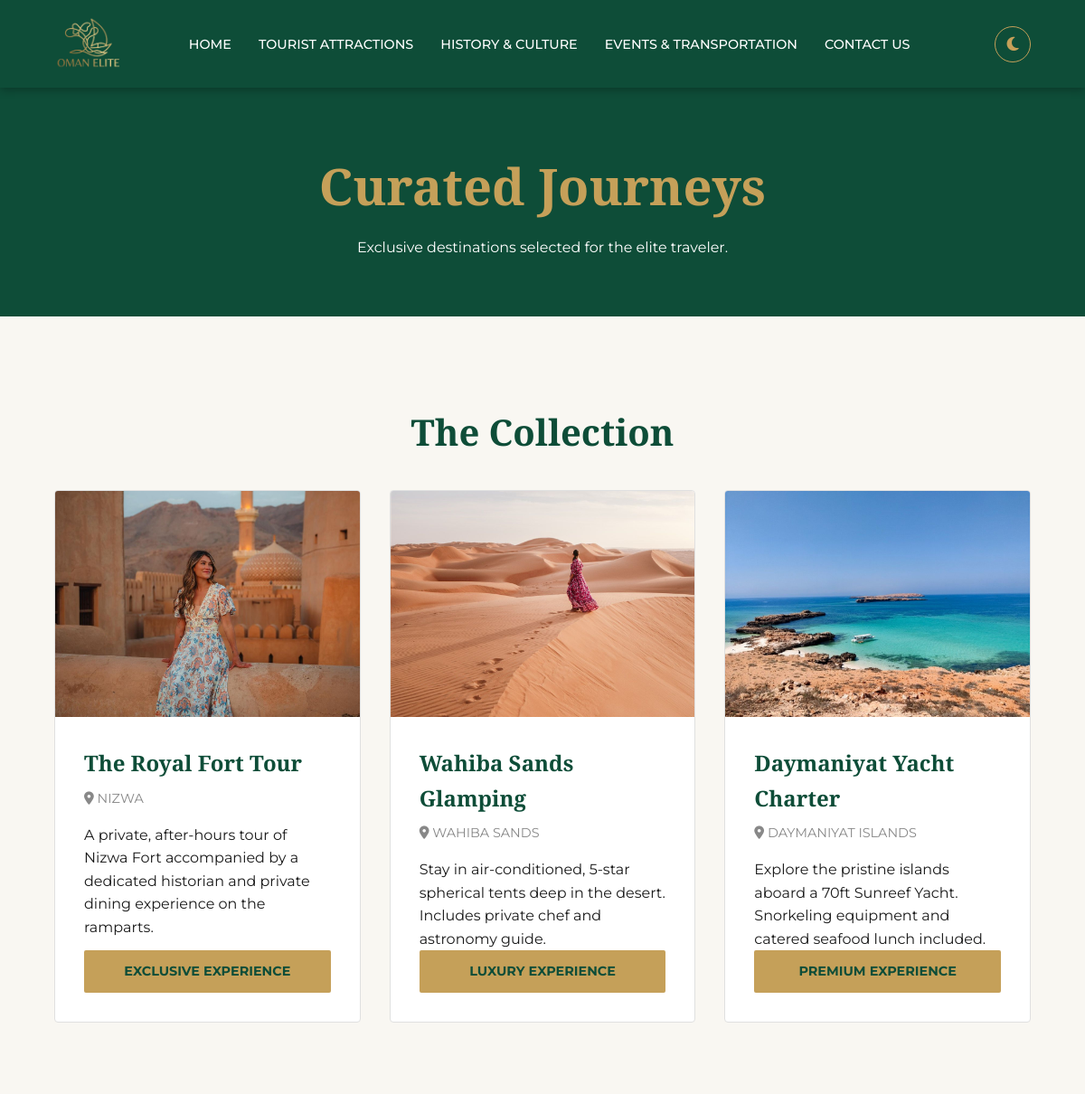
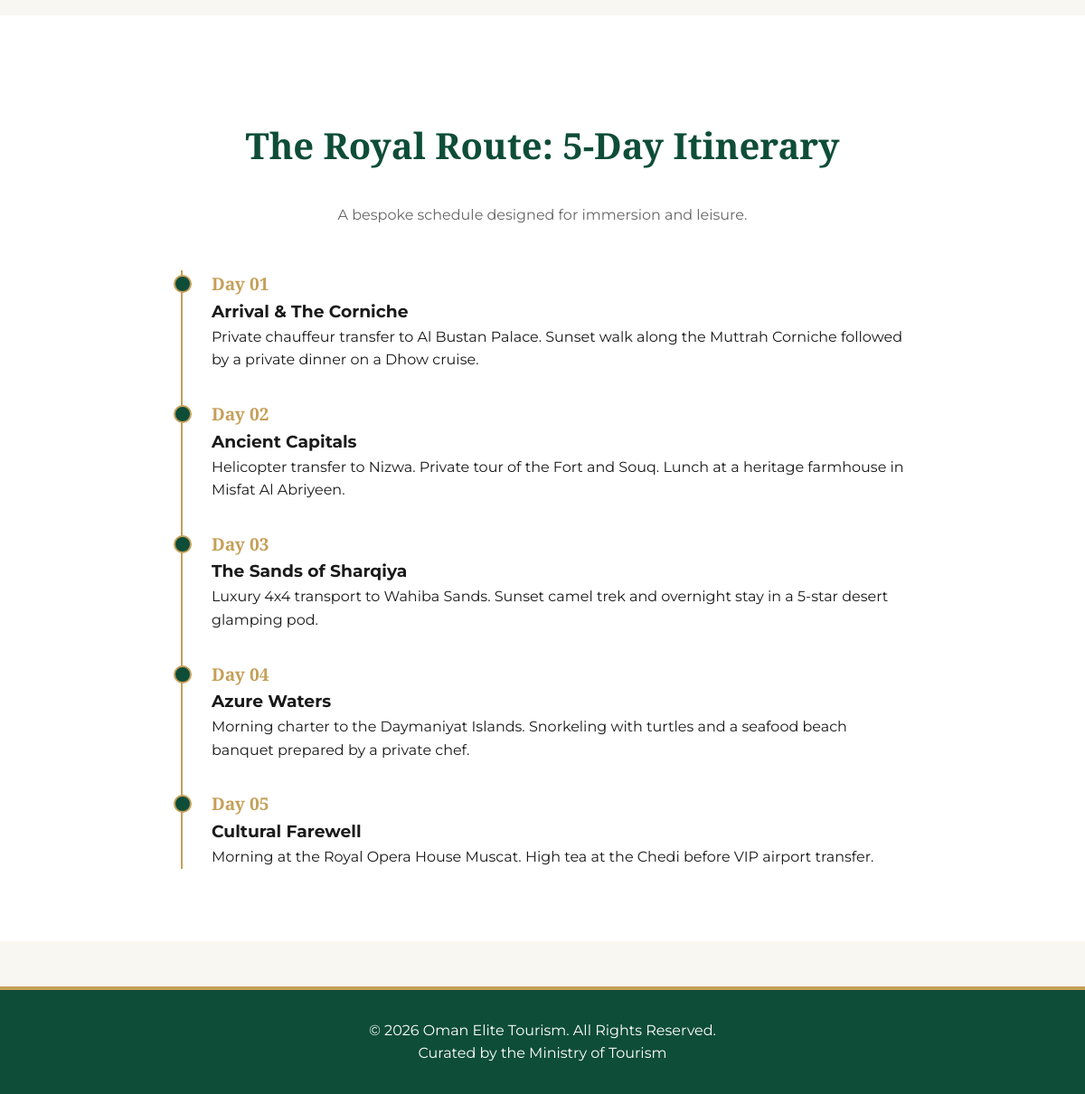
The page /attractions.php on the database its author committed (2 pictures, top to bottom).
### tables this page shows
CREATE TABLE `attractions` (
  `id` int(11) NOT NULL,
  `name` varchar(100) NOT NULL,
  `description` text NOT NULL,
  `location` varchar(100) DEFAULT NULL,
  `image_path` varchar(255) DEFAULT NULL,
  `price_level` varchar(50) DEFAULT 'High-End'
);

### attractions.php (the view)
<?php
include 'includes/db_connection.php';
include 'includes/header.php';
?>
<section class="page-header">
    <h1>Curated Journeys</h1>
    <p>Exclusive destinations selected for the elite traveler.</p>
</section>
<section class="content-section">
    <h2 class="section-title">The Collection</h2>
    <div class="attractions-grid">
        <?php
        $sql = "SELECT * FROM attractions";
        $result = $conn->query($sql);
        if ($result->num_rows > 0) {
            while($row = $result->fetch_assoc()) {
                echo '<div class="luxury-card">';
                $img = !empty($row["image_path"]) ? $row["image_path"] : 'assets/images/placeholder.jpg';
                echo '<div class="card-image" style="background-image: url(\''. $img .'\');"></div>';
                echo '<div class="card-content">';
                echo '<h3>' . $row["name"] . '</h3>';
                echo '<span class="location-tag"><i class="fas fa-map-marker-alt"></i> ' . $row["location"] . '</span>';
                echo '<p>' . $row["description"] . '</p>';
                echo '<span class="price-tag">' . $row["price_level"] . ' Experience</span>';
                echo '</div>';
                echo '</div>';
            }
        } else {
            echo "<p>No attractions currently listed.</p>";
        }
        ?>
    </div>
</section>
<section class="itinerary-section">
    <h2 class="section-title">The Royal Route: 5-Day Itinerary</h2>
    <p class="itinerary-intro">A bespoke schedule designed for immersion and leisure.</p>
    <div class="timeline">
        <div class="timeline-item">
            <div class="timeline-date">Day 01</div>
            <div class="timeline-content">
                <h3>Arrival & The Corniche</h3>
                <p>Private chauffeur transfer to Al Bustan Palace. Sunset walk along the Muttrah Corniche followed by a private dinner on a Dhow cruise.</p>
            </div>
        </div>
        <div class="timeline-item">
            <div class="timeline-date">Day 02</div>
            <div class="timeline-content">
                <h3>Ancient Capitals</h3>
                <p>Helicopter transfer to Nizwa. Private tour of the Fort and Souq. Lunch at a heritage farmhouse in Misfat Al Abriyeen.</p>
            </div>
        </div>
        <div class="timeline-item">
            <div class="timeline-date">Day 03</div>
            <div class="timeline-content">
                <h3>The Sands of Sharqiya</h3>
                <p>Luxury 4x4 transport to Wahiba Sands. Sunset camel trek and overnight stay in a 5-star desert glamping pod.</p>
            </div>
        </div>
        <div class="timeline-item">
            <div class="timeline-date">Day 04</div>
            <div class="timeline-content">
                <h3>Azure Waters</h3>
                <p>Morning charter to the Daymaniyat Islands. Snorkeling with turtles and a seafood beach banquet prepared by a private chef.</p>
            </div>
        </div>
        <div class="timeline-item">
            <div class="timeline-date">Day 05</div>
            <div class="timeline-content">
                <h3>Cultural Farewell</h3>
                <p>Morning at the Royal Opera House Muscat. High tea at the Chedi before VIP airport transfer.</p>
            </div>
        </div>
    </div>
</section>
<?php include 'includes/footer.php'; ?>

### header.php (shortened to what this page needs)
<!DOCTYPE html>
<html lang="en">
<head>
    <link rel="stylesheet" href="https://cdnjs.cloudflare.com/ajax/libs/font-awesome/6.4.0/css/all.min.css">
    <link rel="stylesheet" href="assets/css/style.css">
</head>
<body>
<header>
    <nav>
        <a href="index.php" class="logo-container">
            <img src="assets/images/logo.png" alt="Oman Elite Luxury Tourism" class="logo-img">
        </a>
        <ul class="nav-links">
            <li><a href="index.php">Home</a></li>
            <li><a href="attractions.php">Tourist Attractions</a></li>
            <li><a href="history.php">History & Culture</a></li>
            <li><a href="events_transport.php">Events & Transportation</a></li>
            <li><a href="contact.php">Contact Us</a></li>
        </ul>
        <button id="theme-toggle" class="theme-btn" title="Toggle Dark Mode">
            <i class="fas fa-moon"></i>
        </button>
    </nav>
</header>

### footer.php
<footer>
    <p>&copy; 2026 Oman Elite Tourism. All Rights Reserved.</p>
    <p>Curated by the Ministry of Tourism</p>
</footer>
</body>
</html>

### style.css (style rules this page uses)
:root { --primary-green: #0e4d38; --accent-gold: #c5a059; --bg-cream: #f9f7f2; --text-charcoal: #1a1a1a; --font-heading: "Playfair Display", serif; --font-body: "Montserrat", sans-serif; --bg-dark: #051f16; --text-light: #f0f0f0; }
* { margin: 0; padding: 0; box-sizing: border-box; }
body { font-family: var(--font-body); background-color: var(--bg-cream); color: var(--text-charcoal); line-height: 1.6; }
header { background-color: var(--primary-green); padding: 1rem 5%; position: sticky; top: 0; z-index: 1000; box-shadow: 0 2px 10px rgba(0, 0, 0, 0.3); }
nav { display: flex; justify-content: space-between; align-items: center; }
.logo-container { display: flex; align-items: center; }
.logo-img { height: 65px; width: auto; padding: 2px; transition: transform 0.3s ease; }
.nav-links { list-style: none; display: flex; gap: 30px; }
.nav-links a { color: #fff; text-decoration: none; font-weight: 500; font-size: 0.9rem; text-transform: uppercase; transition: color 0.3s ease; }
.theme-btn { background: transparent; border: 1px solid var(--accent-gold); color: var(--accent-gold); width: 40px; height: 40px; border-radius: 50%; cursor: pointer; margin-left: 20px; display: flex; align-items: center; justify-content: center; transition: all 0.3s ease; font-size: 1.1rem; }
.page-header { background-color: var(--primary-green); color: #fff; text-align: center; padding: 4rem 1rem; }
.page-header h1 { font-family: var(--font-heading); font-size: 3.5rem; color: var(--accent-gold); margin-bottom: 10px; }
.section-title { font-family: var(--font-heading); color: var(--primary-green); text-align: center; font-size: 2.5rem; margin: 4rem 0 2rem; }
footer { background-color: var(--primary-green); color: #fff; text-align: center; padding: 2rem 0; margin-top: 50px; border-top: 4px solid var(--accent-gold); }
.content-section { padding: 2rem 0; }
.attractions-grid, .transport-grid { display: grid; grid-template-columns: repeat(auto-fit, minmax(300px, 1fr)); gap: 2rem; padding: 0 5%; max-width: 1400px; margin: 0 auto; }
.luxury-card, .transport-card { background: #fff; border: 1px solid #e0e0e0; transition: transform 0.3s ease, box-shadow 0.3s ease; border-radius: 4px; overflow: hidden; display: flex; flex-direction: column; }
.card-image { height: 250px; background-size: cover; background-position: center; background-color: #ddd; }
.card-content { padding: 2rem; flex-grow: 1; display: flex; flex-direction: column; }
.card-content h3, .transport-card h3 { font-family: var(--font-heading); color: var(--primary-green); margin-bottom: 0.5rem; font-size: 1.5rem; }
.location-tag { color: #888; font-size: 0.9rem; display: block; margin-bottom: 1rem; text-transform: uppercase; }
.price-tag { display: inline-block; margin-top: auto; padding: 12px 0; background-color: var(--accent-gold); color: var(--primary-green); font-size: 0.9rem; font-weight: bold; text-align: center; text-transform: uppercase; border-radius: 2px; width: 100%; }
.itinerary-section { background-color: #fff; padding: 3rem 5%; margin-top: 4rem; }
.itinerary-intro { text-align: center; color: #666; margin-bottom: 3rem; }
.timeline { max-width: 800px; margin: 0 auto; border-left: 2px solid var(--accent-gold); padding-left: 2rem; }
.timeline-item { margin-bottom: 2rem; position: relative; }
.timeline-item::before { content: ""; width: 16px; height: 16px; background-color: var(--primary-green); border: 2px solid var(--accent-gold); border-radius: 50%; position: absolute; left: -2.6rem; top: 5px; }
.timeline-date { font-family: var(--font-heading); color: var(--accent-gold); font-weight: bold; font-size: 1.2rem; }
.timeline-content h3 { color: var(--text-charcoal); }

### rows shown on the page
attractions: image_path (picture), name "The Royal Fort Tour", location "NIZWA", description "A private, after-hours tour of Nizwa Fort accompanied by a dedicated historian and private dining experience on the ramparts.", price_level "EXCLUSIVE"
attractions: image_path (picture), name "Wahiba Sands Glamping", location "WAHIBA SANDS", description "Stay in air-conditioned, 5-star spherical tents deep in the desert. Includes private chef and astronomy guide.", price_level "LUXURY"
attractions: image_path (picture), name "Daymaniyat Yacht Charter", location "DAYMANIYAT ISLANDS", description "Explore the pristine islands aboard a 70ft Sunreef Yacht. Snorkeling equipment and catered seafood lunch included.", price_level "PREMIUM"
